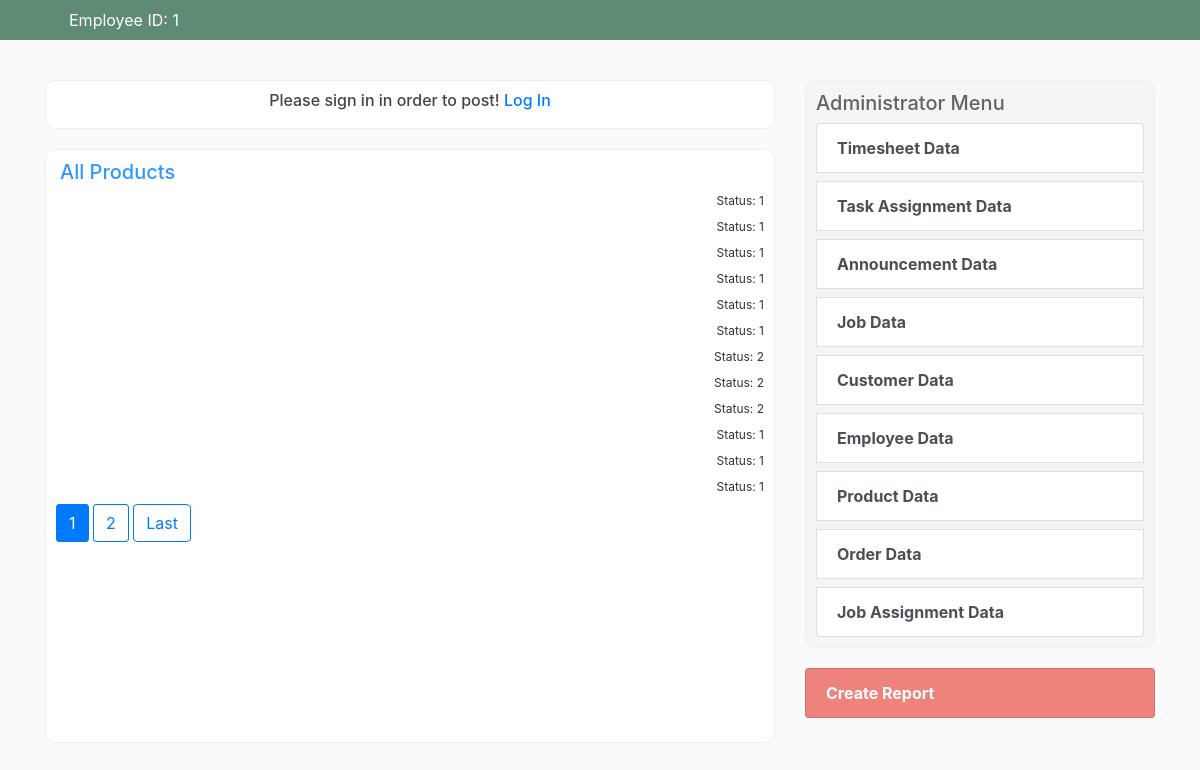
Page /product/all on the committed database.
### blog/models.py (models this page shows, shortened)
class ProductModel(models.Model):
    name = models.CharField(max_length=100)
    description = models.TextField(null=True)
    status = models.CharField(max_length=100)
    category_id = models.CharField(default='1',max_length=100)
    date_posted = models.DateTimeField(default=timezone.localtime)
    class Meta:
        verbose_name = 'Product'
        verbose_name_plural = 'Products'

### blog/views.py (the view)
# urls.py: path('product/all', all_products.as_view(), name='all-products'),
class all_products(ListView):
    model = Post
    template_name = 'blog/all_products.html'
    context_object_name = 'products'
    ordering = ['-date_posted']
    paginate_by = 12
    def get_context_data(self, *args, **kwargs):
        context = super(all_products, self).get_context_data(*args, **kwargs)
        context['current_title'] = 'All Products'
        return context
    def get_queryset(self):
        return ProductModel.objects.filter().order_by('-date_posted')

### blog/context_processors.py (called while the page is built, shortened)
def connection_init():
    connection = pyodbc.connect(driver='ODBC Driver 17 for SQL Server', server='172.26.54.36', database='CyltexDB', trusted_connection='no', uid='test', password='testPass!@123')
    return connection

def connection_cursor_init(connection):
    cursor = connection.cursor()
    return cursor

def connection_query(connection, cursor, str):
    iterator = cursor.execute(str)
    result = iterator.fetchall()
    return result

def close_connections(connection, cursor):
    cursor.close()
    connection.rollback()

def SQL_get_all_employee_id():
    str = "SELECT * FROM Employee Where Emp_Status_ID != 2"
    conn = connection_init()
    cursor = connection_cursor_init(conn)
    query = connection_query(conn, cursor, str)
    close_connections(conn, cursor)
    return query

def empid_processor(request):
    context = {}
    emps = SQL_get_all_employee_id()
    if 'global_id' in request.session:
        global_id = request.session['global_id']
        context.update({
            'test': global_id,
            'emp_id': global_id,
            'emps': emps,
        })
    else:
        request.session['global_id'] = 1
        global_id = request.session['global_id']
        context.update({
            'test': global_id,
            'emp_id': global_id,
            'emps': emps,
        })
    context.update({
            'emps': emps,
        })
    return context

### blog/templates/blog/all_products.html (shortened to what this page needs)
{% extends "blog/base.html" %}
{% block content %}
	{% if user.is_authenticated %}
		<article class="media content-section-side shadow_effect_only"
			onmouseover="$('.btn_posts').css('opacity','1.0'); $('.btn_posts').addClass('show');"
			onmouseout="$('.btn_posts').css('opacity','1.0'); $('.btn_posts').removeClass('show');">
		{% if request.user_agent.is_mobile %}
			<a href="{% url 'profile' %}"><img class="rounded-circle site-header-img" src="{{ user.profile.image.url }}"></a>
			<div class="media-body d-flex">
				<div class="btn-group dropleft ml-auto">
				<!--
				  <button type="button" class="btn_posts ml-4 btn btn-success" style="border-radius:100px;">Announcement</button>
				  <button type="button" class="btn_posts ml-4 btn btn-success" style="border-radius:100px;">Timesheet</button>
				  <button type="button" class="btn_posts ml-4 btn btn-success" style="border-radius:100px;">Task</button>
				  -->
				  <button type="button" class="btn btn-success dropdown-toggle ml-4"
				  data-toggle="dropdown"
				  aria-haspopup="true"
				  aria-expanded="false">
					Create Post
				  </button>
					<div class="dropdown-menu">
						{% if user.groups.all.0.name == 'Administration' %}
							<a class="dropdown-item" href="{% url 'post-create-announcement' %}">Announcement</a>
							<a class="dropdown-item" href="{% url 'post-create-timesheet' %} ">Timesheet</a>
							<a class="dropdown-item" href="{% url 'post-create-taskassignment' %} ">Task Assignment</a>
						{% else %}
							<a class="dropdown-item" href="{% url 'post-create-timesheet' %} ">Timesheet</a>
						{% endif %}
					</div>
				</div>
			</div>
		{% else %}
			<div class="media-body d-flex justify-content-center">
				<div class="btn-group dropleft" style="align-items: center; justify-content: center; text-align:center;">
				{% if user.groups.all.0.name == 'Administration' %}
				  <button
				  type="button"
				  class="btn_posts ml-0 btn btn-success"
				  style="border-radius:10px;"
				  onclick="window.location.href='{% url 'create-announcement' %}'">
				  Create Announcement
				  </button>
				  <button
				  type="button"
				  class="btn_posts ml-4 btn btn-success"
				  style="border-radius:10px;"
				  onclick="window.location.href='{% url 'create-timesheet' %}'">
				  Create Timesheet
				  </button>
				  <button
				  type="button"
				  class="btn_posts ml-4 btn btn-success"
				  style="border-radius:10px;"
				  onclick="window.location.href='{% url 'create-task' %}'">
				  Create Task
				  </button>
				{% else %}
				  <button
				  type="button"
				  class="btn_posts ml-4 btn btn-success"
				  style="border-radius:10px;"
				  onclick="window.location.href='{% url 'create-timesheet' %}'">
				  Create Timesheet
				  </button>
				{% endif %}
				<!--
				  <button type="button" class="btn btn-success dropdown-toggle ml-4"
				  data-toggle="dropdown"
				  aria-haspopup="true"
				  aria-expanded="false">
					Create Post
				  </button>
				-->
				</div>
			</div>
		{% endif %}
		</article>
		{% if request.user_agent.is_mobile %}
			<div class="btn-group mb-3 btn-group-sm d-flex justify-content-center" role="group">
			  <button type="button" class="btn btn-secondary mr-1" onclick="window.location.href='{% url 'filter-announcements' %}';">Announcements</button>
			  <button type="button" class="btn btn-secondary mr-1" onclick="window.location.href='{% url 'filter-timesheets' %}';">Timesheets</button>
			  <button type="button" class="btn btn-secondary" onclick="window.location.href='{% url 'filter-tasks' %}';">Task Assignments</button>
			</div>
		{% endif %}
	{% else %}
		<article class="media content-section-side shadow_effect_light">
		{% if request.user_agent.is_mobile %}
			<div class="media-body">
				<h6 style="text-align: center;">Please sign in in order to post! <a href="{% url 'login' %}">Log In</a></h6>
			</div>
		{% else %}
			<div class="media-body">
				<h6 style="text-align: center;">Please sign in in order to post! <a href="{% url 'login' %}">Log In</a></h6>
			</div>
		{% endif %}
		</article>
	{% endif %}
	<article class="content-section-side shadow_effect_only" style="height: 93%;"
			onmouseover="$('.btn_posts').css('opacity','1.0'); $('.btn_posts').addClass('show');"
			onmouseout="$('.btn_posts').css('opacity','1.0'); $('.btn_posts').removeClass('show');">
		<div class="d-flex ml-1">
			<h5 style="color:#3098ff;">{{ current_title }}</h5>
		</div>
		<div class="media-body">
			{% for product in products %}
				<article class="media content-section-sub d-flex mb-2"
					onmouseover="$('.btn_posts').css('opacity','1.0'); style.cursor = 'pointer';"
					onmouseout="$('.btn_posts').css('opacity','1.0'); "
					onclick="window.location.href='{% url 'product-detail' product.id %}';">
					<b>{{ product.title }}</b><div class="ml-auto" style="font-size: 12px;">Status: {{ product.status }}</div>
				</article>
			{% endfor %}
		</div>
		{% if is_paginated %}
		<div class="paginator">
			{% for num in page_obj.paginator.page_range %}
				{% if page_obj.number == num %}
					<a class="btn btn-primary mb-4 thumb_effect" href="?page={{ num }}" style="border-radius: 10%;">{{ num }}</a>
				{% elif num > page_obj.number|add:'-5' and num < page_obj.number|add:'5'%}
					<a class="btn btn-outline-primary mb-4 thumb_effect" href="?page={{ num }}" style="border-radius: 10%;">{{ num }}</a>
				{% endif %}
			{% endfor %}
			{% if page_obj.has_next %}
				<a class="btn btn-outline-primary mb-4 thumb_effect" href="?page={{ page_obj.paginator.num_pages }}" style="border-radius: 10%;">Last</a>
			{% endif %}
		</div>
		{% endif %}
	</article>
{% endblock content %}

### blog/templates/blog/base.html (shortened to what this page needs)
{% load static %}
<!DOCTYPE html>
<html>
<head>
    <link rel="stylesheet" href="https://maxcdn.bootstrapcdn.com/bootstrap/4.0.0/css/bootstrap.min.css">
	<link rel="stylesheet" type="text/css" href="{% static 'blog/main.css' %}">
</head>
<body>
	<header class="site-header">
	  <nav class="navbar navbar-expand-md navbar-dark bg-steel fixed-top shadow_effect">
		<div class="container">
			{% if request.user_agent.is_mobile %}
				<a class="ml-1 thumb_effect_light" href="{% url 'admin-home' %}"><img src="/media/cyltex-banner.png" width="100px"
				onmouseover="this.src='/media/cyltex-banner-dark.png'"
				onmouseout="this.src='/media/cyltex-banner.png'"
				alt="">
				</a>
				<div class="mr-auto ml-1">
					<span style="color: white;">Employee ID: {{ emp_id }}</span>
				</div>
			{% else %}
				<span class="ml-2" style="color: white;">Employee ID: {{ emp_id }}</span>
			{% endif %}
		  <div class="collapse navbar-collapse" id="navbarToggle">
			<div class="navbar-nav">
			</div>
		  </div>
		</div>
	  </nav>
	</header>
	<main role="main" class="container">
	    <div class="row">
		<div class="col-md-8">
		  {% block content %}{% endblock %}
		</div>
		{% if request.user_agent.is_mobile %}
		{% else %}
			<div class="col-md-4">
			  <div class="content-section-side shadow_effect_only sticky_effect2" style="background-color: #f5f5f5">
				<h5 style="color: #636363;" >Administrator Menu</h5>
				  <div class="list-group" id="list-tab" role="tablist">
					<a
						class="list-group-item list-group-item-action mb-2 thumb_effect_light"
						id="list-sort-timesheets-all"
						href="{% url 'all-timesheets-sql' %}"
						role="tab">
						<b>Timesheet Data</b>
					</a>
					<a
						class="list-group-item list-group-item-action mb-2 thumb_effect_light"
						id="list-sort-task-all"
						href="{% url 'all-tasks-sql' %}"
						role="tab">
						<b>Task Assignment Data</b>
					</a>
					<a
						class="list-group-item list-group-item-action mb-2 thumb_effect_light"
						id="list-sort-announcements-all"
						href="{% url 'all-announcements-sql' %}"
						role="tab">
						<b>Announcement Data</b>
					</a>
					<a
						class="list-group-item list-group-item-action mb-2 thumb_effect_light"
						id="list-sort-job-all"
						href="{% url 'all-jobs-sql' %}"
						role="tab">
						<b>Job Data</b>
					</a>
					<a
						class="list-group-item list-group-item-action mb-2 thumb_effect_light"
						id="list-sort-customer-all"
						href="{% url 'all-customers-sql' %}"
						role="tab">
						<b>Customer Data</b>
					</a>
					<a
						class="list-group-item list-group-item-action mb-2 thumb_effect_light"
						id="list-sort-employee-all"
						href="{% url 'all-employees-sql' %}"
						role="tab">
						<b>Employee Data</b>
					</a>
					<a
						class="list-group-item list-group-item-action mb-2 thumb_effect_light"
						id="list-sort-product-all"
						href="{% url 'all-products-sql' %}"
						role="tab">
						<b>Product Data</b>
					</a>
					<a
						class="list-group-item list-group-item-action mb-2 thumb_effect_light"
						id="list-sort-order-all"
						href="{% url 'all-orders-sql' %}"
						role="tab">
						<b>Order Data</b>
					</a>
					<a
						class="list-group-item list-group-item-action mb-0 thumb_effect_light"
						id="list-sort-order-all"
						href="{% url 'all-jobass-sql' %}"
						role="tab">
						<b>Job Assignment Data</b>
					</a>
				  </div>
			  </div>
			  <div class="content-section-side-2 shadow_effect_only sticky_effect">
				<a
					class="list-group-item list-group-item-action mb-0 thumb_effect_light"
					id="list-sort-order-all"
					href="{% url 'all-queries-sql' %}"
					role="tab"
					style="background-color: #ed837b; margin-bottom: 0px;">
					<b style="color: white;">Create Report</b>
				</a>
			  </div>
		  {% endif %}
		</div>
	  </div>
	</main>
</body>
</html>

### static/blog/main.css (style rules this page uses)
body { background: #fafafa; color: #333333; margin-top: 5rem; }
h1, h2, h3, h4, h5, h6 { color: #444444; }
.bg-steel { background-color: #5F8A73; }
.content-section-side { background: #ffffff; padding: 10px 10px; border: 1px solid #EEEEEE; border-radius: 10px; margin-bottom: 20px; }

### rows in the picture
ProductModel: status "1"
ProductModel: status "1"
ProductModel: status "1"
ProductModel: status "1"
ProductModel: status "1"
ProductModel: status "1"
ProductModel: status "2"
ProductModel: status "2"
ProductModel: status "2"
ProductModel: status "1"
ProductModel: status "1"
ProductModel: status "1"

### other values in the picture
{{ emp_id }} "1"
{{ current_title }} "All Products"
{{ num }} "1"
{{ num }} "2"
